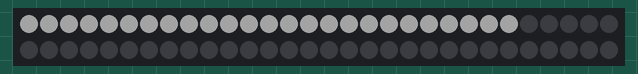
Bench run of a sketch on a simulated Arduino Uno, built with avr-gcc and run on an emulated ATmega328P. Parts: 60 RGB LEDs in strip order, left to right, continuing on the next row. Dim RGB values are drawn brighter than linear; random numbers use the default seed unless the sketch sets one.

Above: at 0.4 s.
At 1.0 s:
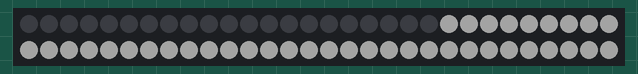
At 1.35 s:
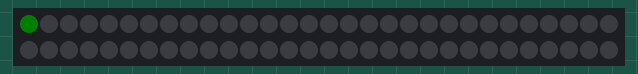

The sketch:

fastled_3.ino
```cpp
#include <FastLED.h>

#define LED_PIN 7
#define NUM_LEDS 60

CRGB leds[NUM_LEDS];
int lay = 10;
int lay2 = 1200;
int b1 = 95;

const int pixelCount = 10;
int frameCount[pixelCount];
int index[pixelCount];

//_______________________________________________colours
//_____________________hue red: 0, green: 85, blue: 170;
CHSV pink(250, 150, b1); // pink 250,150,255
CHSV warm(20, 255, b1);  // warm
CHSV white(0, 0, b1);    // white

void solidRGBA(int x, int y, int z, int a)
{
  for (int i = 0; i < NUM_LEDS; i++)
  {
    leds[i] = CRGB(x, y, z);
  }
  FastLED.setBrightness(a);
  FastLED.show();
}
// solid[show,r,g,b]
void solidSRGB(bool s, int x, int y, int z)
{
  for (int i = 0; i < NUM_LEDS; i++)
  {
    leds[i] = CRGB(x, y, z);
  }
  if (s == true)
  {
    FastLED.show();
  }
}
void colorTesting(char correctionType, int hue)
{
  /*
  correctionType {
    UncorrectedColor, TypicalLEDStrip,
    TypicalPixelString, TypicalSMD5050
  }
  color {
    [set color via any named HTML web color]
    examples:
    Red,
      DarkMagenta, DeepPink, DarkOrange, Orange, OrangeRed,
    Green,
      DarkGreen, Gold, Goldenrod, SeaGreen, LightSeaGreen, Teal, Yellow,
    Blue,
      BlueViolet, DodgerBlue, Aqua, DarkViolet, Indigo, MidnightBlue
    white
  }
  */

  hue = hue * (32 * 1.7);
  FastLED.setCorrection(correctionType);
  // white
  for (int i = 0; i < NUM_LEDS / 6; i++)
  {
    leds[i] = white;
  }
  leds[0] = CHSV(hue, 255, b1);
  FastLED.show();
  delay(lay2);
}

void setup()
{
  FastLED.addLeds<WS2812, LED_PIN, GRB>(leds, NUM_LEDS);
  // test each led with white
  for (int i = 0; i < NUM_LEDS; i++)
  {
    leds[i] = white;
    FastLED.show();
    delay(lay);
  }
  for (int i = 0; i < NUM_LEDS; i++)
  {
    leds[i] = CRGB::Black;
    FastLED.show();
    delay(lay / 2);
  }
  // set frameCount[] and index[] for pixelCount
  for (int i = 0; i < pixelCount; i++)
  {
    frameCount[i] = 0;
    index[i] = 0;
  }
}

int L1 = 1;
int S1[pixelCount];
void loop()
{
  // clear field
  //  solidSRGB(false, 10, 50, 50);
  solidSRGB(false, 0, 0, 0);
  // draw
  // pixel[
  //    pixelID,length,speed,
  //    r,g,b]
  pixel(
      0, L1, S1[0],
      50, 0, 0);
  pixel(
      3, L1, S1[3],
      0, 0, 50);
  pixel(
      1, L1, S1[1],
      50, 34, 0);
  pixel(
      2, L1, S1[2],
      50, 40, 0);
  pixel(
      4, L1, S1[4],
      0, 31, 0);
  //

  // draw
  FastLED.setBrightness(40);
  FastLED.show();
  // delay(10);
}

//_______________________body__________________________
// pixel[index[where is it on leds[]],color[rgb]]
// pixel[pixelID,length,speed,r,g,b]
void pixel(
    int pixelID, int l, int s,
    int r, int g, int b)
{
  // check current frameCount
  if (frameCount[pixelID] > s)
  {
    // reset frameCount, increment index if < NUM_LEDS
    frameCount[pixelID] = 0;
    if (index[pixelID] < NUM_LEDS)
    {
      index[pixelID]++;
    }
    else
    {
      index[pixelID] = 0;
      S1[pixelID] = random(3, 17);
    }
  }
  else
  {
    // increment frameCount
    frameCount[pixelID]++;
  }

  // draw
  draw(pixelID, l, r, g, b);
}
void draw(int pixelID, int l, int r, int g, int b)
{
  for (int i = 0; i < l; i++)
  {
    // if index < NUM_LEDS
    if (index[pixelID] + i < NUM_LEDS)
    {
      leds[index[pixelID] + i] = CRGB(r, g, b);
    }
    else
    {
      leds[(index[pixelID] + i) - NUM_LEDS] = CRGB(r, g, b);
    }
  }
}

void pixel1(
    int pixelID, int l, int s,
    int r, int g, int b)
{
  //"un-"zero-index pixelID for array
  pixelID = pixelID - 1;

  // check current frameCount
  if (frameCount[pixelID] > s)
  {
    // reset frameCount, increment index if < NUM_LEDS
    frameCount[pixelID] = 0;
    if (index[pixelID] < NUM_LEDS - 1 - pixelID)
    {
      index[pixelID]++;
    }
  }
  else
  {
    // increment frameCount
    frameCount[pixelID]++;
  }

  // draw
  draw1(pixelID, l, r, g, b);
}

void draw1(int pixelID, int l, int r, int g, int b)
{
  for (int i = 0; i < l; i++)
  {
    // if index < NUM_LEDS
    if (index[pixelID] + i < NUM_LEDS)
    {
      leds[index[pixelID] + i] = CRGB(r, g, b);
    }
  }
}
```
